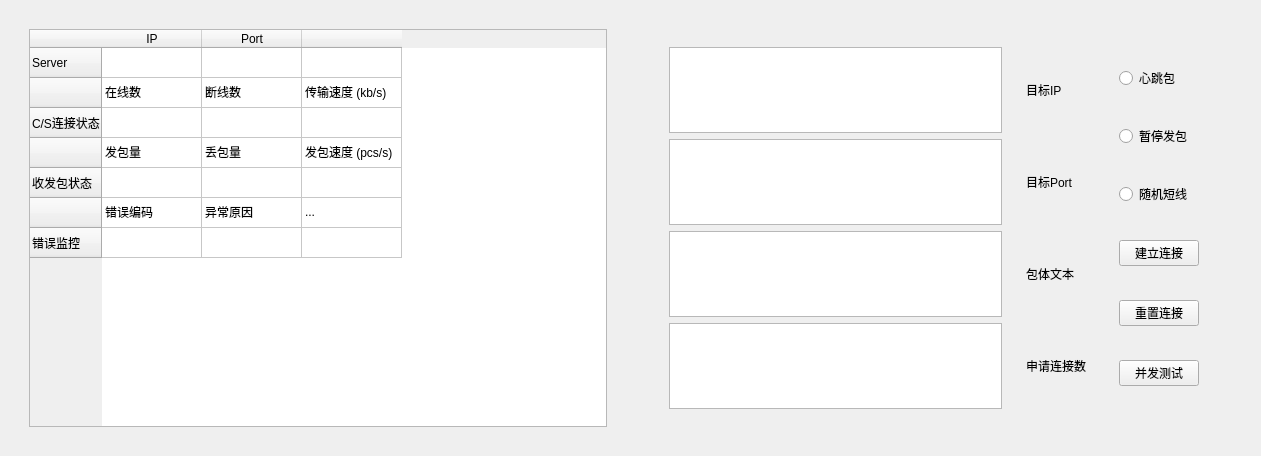
<?xml version="1.0" encoding="UTF-8"?>
<ui version="4.0">
 <class>Widget</class>
 <widget class="QWidget" name="Widget">
  <property name="windowModality">
   <enum>Qt::NonModal</enum>
  </property>
  <property name="geometry">
   <rect>
    <x>0</x>
    <y>0</y>
    <width>1261</width>
    <height>456</height>
   </rect>
  </property>
  <property name="windowTitle">
   <string>Widget</string>
  </property>
  <layout class="QHBoxLayout" name="horizontalLayout_3">
   <item>
    <widget class="QWidget" name="widget_2" native="true">
     <layout class="QHBoxLayout" name="horizontalLayout_2">
      <item>
       <widget class="QWidget" name="widget_3" native="true">
        <layout class="QVBoxLayout" name="verticalLayout_4">
         <item>
          <widget class="QTableWidget" name="CSStatu">
           <property name="enabled">
            <bool>true</bool>
           </property>
           <property name="layoutDirection">
            <enum>Qt::LeftToRight</enum>
           </property>
           <property name="autoFillBackground">
            <bool>false</bool>
           </property>
           <property name="frameShape">
            <enum>QFrame::StyledPanel</enum>
           </property>
           <property name="frameShadow">
            <enum>QFrame::Sunken</enum>
           </property>
           <property name="verticalScrollBarPolicy">
            <enum>Qt::ScrollBarAlwaysOff</enum>
           </property>
           <property name="horizontalScrollBarPolicy">
            <enum>Qt::ScrollBarAlwaysOff</enum>
           </property>
           <property name="sizeAdjustPolicy">
            <enum>QAbstractScrollArea::AdjustToContents</enum>
           </property>
           <property name="autoScroll">
            <bool>true</bool>
           </property>
           <row>
            <property name="text">
             <string>Server</string>
            </property>
           </row>
           <row>
            <property name="text">
             <string/>
            </property>
           </row>
           <row>
            <property name="text">
             <string>C/S连接状态</string>
            </property>
           </row>
           <row>
            <property name="text">
             <string/>
            </property>
           </row>
           <row>
            <property name="text">
             <string>收发包状态</string>
            </property>
           </row>
           <row>
            <property name="text">
             <string/>
            </property>
           </row>
           <row>
            <property name="text">
             <string>错误监控</string>
            </property>
           </row>
           <column>
            <property name="text">
             <string>IP</string>
            </property>
           </column>
           <column>
            <property name="text">
             <string>Port</string>
            </property>
           </column>
           <column>
            <property name="text">
             <string/>
            </property>
           </column>
           <item row="0" column="0">
            <property name="text">
             <string/>
            </property>
           </item>
           <item row="1" column="0">
            <property name="text">
             <string>在线数</string>
            </property>
           </item>
           <item row="1" column="1">
            <property name="text">
             <string>断线数</string>
            </property>
           </item>
           <item row="1" column="2">
            <property name="text">
             <string>传输速度 (kb/s)</string>
            </property>
           </item>
           <item row="3" column="0">
            <property name="text">
             <string>发包量</string>
            </property>
           </item>
           <item row="3" column="1">
            <property name="text">
             <string>丢包量</string>
            </property>
           </item>
           <item row="3" column="2">
            <property name="text">
             <string>发包速度 (pcs/s)</string>
            </property>
           </item>
           <item row="5" column="0">
            <property name="text">
             <string>错误编码</string>
            </property>
           </item>
           <item row="5" column="1">
            <property name="text">
             <string>异常原因</string>
            </property>
           </item>
           <item row="5" column="2">
            <property name="text">
             <string>...</string>
            </property>
           </item>
           <item row="6" column="0">
            <property name="text">
             <string/>
            </property>
           </item>
          </widget>
         </item>
        </layout>
       </widget>
      </item>
      <item>
       <widget class="QWidget" name="widget_8" native="true">
        <layout class="QHBoxLayout" name="horizontalLayout">
         <item>
          <spacer name="horizontalSpacer">
           <property name="orientation">
            <enum>Qt::Horizontal</enum>
           </property>
           <property name="sizeType">
            <enum>QSizePolicy::Fixed</enum>
           </property>
           <property name="sizeHint" stdset="0">
            <size>
             <width>20</width>
             <height>20</height>
            </size>
           </property>
          </spacer>
         </item>
         <item>
          <widget class="QWidget" name="widget_5" native="true">
           <layout class="QGridLayout" name="gridLayout">
            <item row="0" column="0">
             <widget class="QWidget" name="widget_6" native="true">
              <layout class="QVBoxLayout" name="verticalLayout_3">
               <item>
                <widget class="QTextEdit" name="s_ip">
                 <property name="verticalScrollBarPolicy">
                  <enum>Qt::ScrollBarAsNeeded</enum>
                 </property>
                </widget>
               </item>
               <item>
                <widget class="QTextEdit" name="s_port"/>
               </item>
               <item>
                <widget class="QTextEdit" name="s_pkg"/>
               </item>
               <item>
                <widget class="QTextEdit" name="s_socketsCount"/>
               </item>
              </layout>
             </widget>
            </item>
            <item row="0" column="1">
             <widget class="QWidget" name="widget" native="true">
              <layout class="QVBoxLayout" name="verticalLayout">
               <item>
                <widget class="QLabel" name="label">
                 <property name="text">
                  <string>目标IP</string>
                 </property>
                </widget>
               </item>
               <item>
                <widget class="QLabel" name="label_1">
                 <property name="text">
                  <string>目标Port</string>
                 </property>
                </widget>
               </item>
               <item>
                <widget class="QLabel" name="label_4">
                 <property name="text">
                  <string>包体文本</string>
                 </property>
                </widget>
               </item>
               <item>
                <widget class="QLabel" name="label_2">
                 <property name="text">
                  <string>申请连接数</string>
                 </property>
                </widget>
               </item>
              </layout>
             </widget>
            </item>
           </layout>
          </widget>
         </item>
         <item>
          <widget class="QWidget" name="widget_4" native="true">
           <layout class="QVBoxLayout" name="verticalLayout_2">
            <item>
             <widget class="QRadioButton" name="radioButton">
              <property name="text">
               <string>心跳包</string>
              </property>
             </widget>
            </item>
            <item>
             <widget class="QRadioButton" name="radioButton_2">
              <property name="text">
               <string>暂停发包</string>
              </property>
             </widget>
            </item>
            <item>
             <widget class="QRadioButton" name="radioButton_3">
              <property name="text">
               <string>随机短线</string>
              </property>
             </widget>
            </item>
            <item>
             <widget class="QPushButton" name="EntablConn">
              <property name="text">
               <string>建立连接</string>
              </property>
             </widget>
            </item>
            <item>
             <widget class="QPushButton" name="ShutCon">
              <property name="text">
               <string>重置连接</string>
              </property>
             </widget>
            </item>
            <item>
             <widget class="QPushButton" name="BeginSend">
              <property name="text">
               <string>并发测试</string>
              </property>
             </widget>
            </item>
           </layout>
          </widget>
         </item>
        </layout>
       </widget>
      </item>
      <item>
       <widget class="QWidget" name="widget_7" native="true">
        <layout class="QHBoxLayout" name="horizontalLayout_7"/>
       </widget>
      </item>
     </layout>
    </widget>
   </item>
  </layout>
 </widget>
 <resources/>
 <connections/>
</ui>
